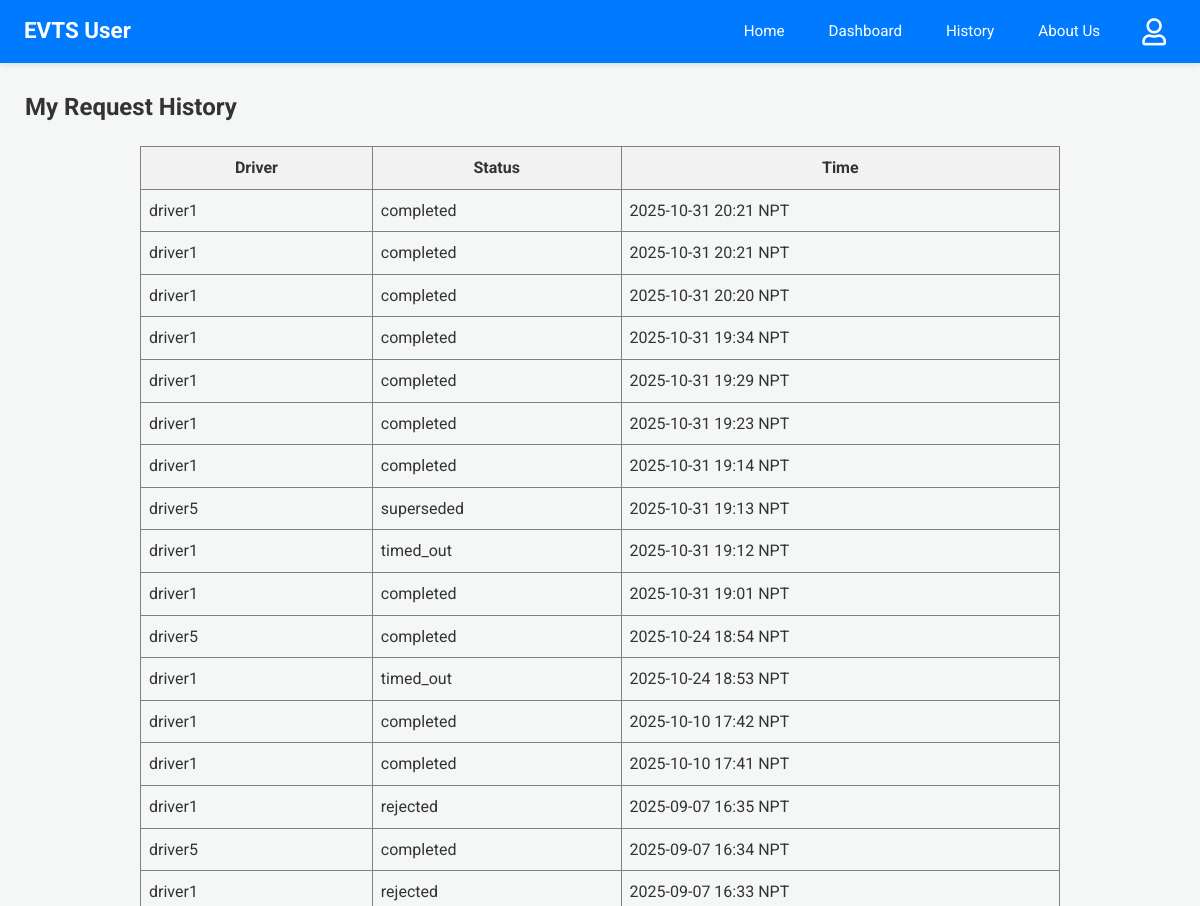
Before: /user-history (signed in, upper part) with the older database file.
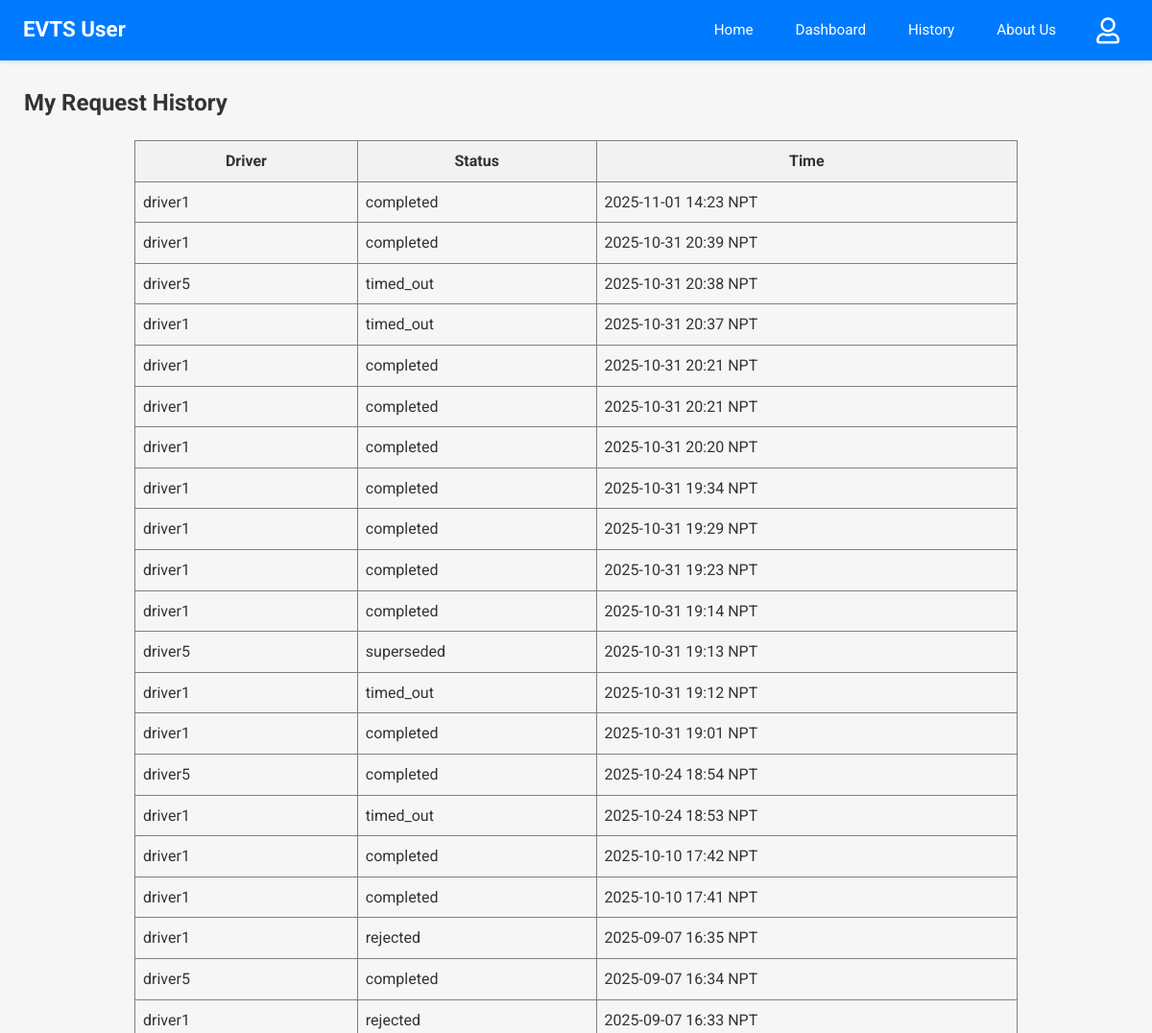
After: the same page with the newer database file.
### app.py (models this page shows)
class Driver(db.Model):
    email = db.Column(db.String(120), primary_key=True)
    name = db.Column(db.String(100))
    phone = db.Column(db.String(15))
    password = db.Column(db.String(256)) # Increased length for hash
    vehicle = db.Column(db.String(50))
    node = db.Column(db.String(10), nullable=False)
    is_approved = db.Column(db.Boolean, default=False, nullable=False)

class RideRequest(db.Model):
    __tablename__ = 'ride_request'
    id = db.Column(db.Integer, primary_key=True)
    user_email = db.Column(db.String(100), nullable=False)
    driver_email = db.Column(db.String(100), nullable=False)
    user_latitude_at_request = db.Column(db.Float, nullable=True)
    user_longitude_at_request = db.Column(db.Float, nullable=True)
    timestamp = db.Column(db.DateTime, default=lambda: datetime.now(timezone.utc))
    status = db.Column(db.String(20), default='Pending')

### app.py (the view)
@app.route('/user-history')
@login_required_user
def user_history():
    reqs_db = RideRequest.query.filter_by(user_email=session['user']).order_by(RideRequest.timestamp.desc()).all()
    s_reqs = [{'driver_name': (Driver.query.get(r.driver_email).name or r.driver_email if Driver.query.get(r.driver_email) else "N/A"),
               'status': r.status, 'timestamp': format_datetime_npt(r.timestamp)} for r in reqs_db]
    response = make_response(render_template('user_history.html', requests=s_reqs))
    return add_no_cache_to_response(response)

### app.py (called while the page is built)
def format_datetime_npt(dt_utc):
    if dt_utc is None: return "N/A"
    if dt_utc.tzinfo is None or dt_utc.tzinfo.utcoffset(dt_utc) is None:
        dt_utc = dt_utc.replace(tzinfo=timezone.utc)
    else:
        dt_utc = dt_utc.astimezone(timezone.utc)
    dt_npt = dt_utc.astimezone(NPT)
    return dt_npt.strftime('%Y-%m-%d %H:%M NPT')

def login_required_user(f):
    @wraps(f)
    def decorated_function(*args, **kwargs):
        if 'user' not in session:
            return redirect(url_for('login', next=request.url))
        return f(*args, **kwargs)
    return decorated_function

def add_no_cache_to_response(response):
    response.headers["Cache-Control"] = "no-cache, no-store, must-revalidate, public, max-age=0"
    response.headers["Pragma"] = "no-cache"
    response.headers["Expires"] = "0"
    return response

### templates/user_history.html
{% extends 'user_base.html' %}
{% block content %}
<h2>My Request History</h2>
{% if requests %}
<table border="1" cellpadding="8" cellspacing="0" style="border-collapse: collapse; width: 80%; margin: 20px auto;">
  <thead>
    <tr style="background-color: #f2f2f2;">
      <th>Driver</th>
      <th>Status</th>
      <th>Time</th>
    </tr>
  </thead>
  <tbody>
  {% for req in requests %}
  <tr>
    <td>{{ req.driver_name }}</td>
    <td>{{ req.status }}</td>
    <td>{{ req.timestamp }}</td>
  </tr>
  {% endfor %}
  </tbody>
</table>
{% else %}
<p>You have no ride request history.</p>
{% endif %}
{% endblock %}

Changed rows visible on the page:
added RideRequest: status "completed"
added RideRequest: status "completed"
added RideRequest: status "timed_out"
added RideRequest: status "timed_out"
Other visible differences:
new list line: "driver1"
new list line: "2025-11-01 14:23 NPT"
new list line: "2025-10-31 20:39 NPT"
new list line: "driver5"
new list line: "2025-10-31 20:38 NPT"
new list line: "2025-10-31 20:37 NPT"
